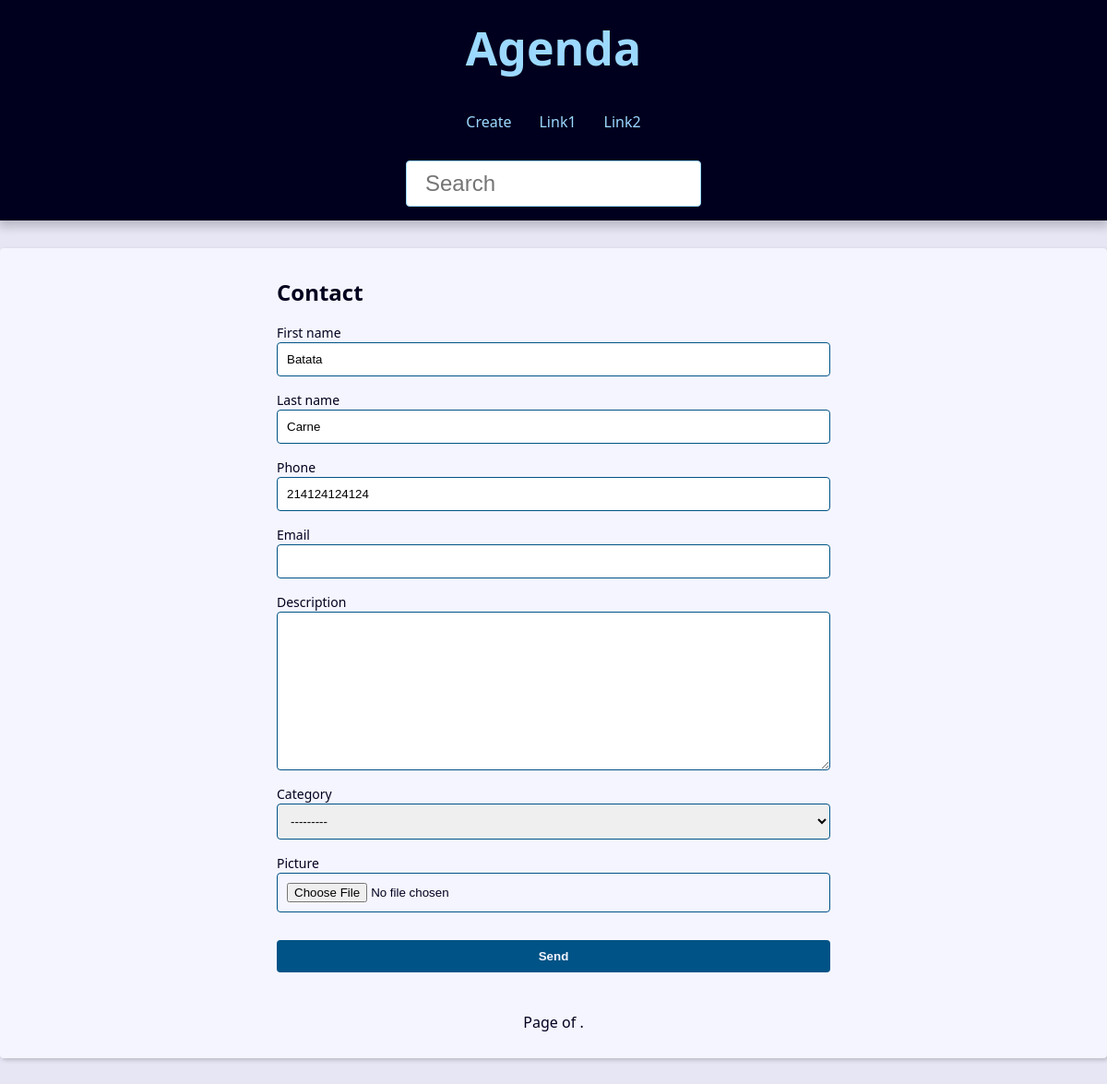
Page /contact/1003/update/ on the committed database.
### contact/models.py (models this page shows, shortened)
class Contact(models.Model):
    class Meta:
        verbose_name = 'Contato'
        verbose_name_plural = 'Contatos'
    first_name = models.CharField(max_length=50)
    last_name = models.CharField(max_length=50, blank=True)
    phone = models.CharField(max_length=50, blank=True)
    email = models.EmailField(max_length=254, blank=True)
    create_date = models.DateTimeField(default=timezone.now)
    description = models.TextField(blank=True)
    show = models.BooleanField(default=True)
    picture = models.ImageField(blank=True, upload_to='pictures/%Y/%M/')
    category = models.ForeignKey(Category, on_delete=models.SET_NULL,
                                 blank=True, null=True)
    owner = models.ForeignKey(User, on_delete=models.SET_NULL,
                                 blank=True, null=True)

### contact/views/contact_forms.py (the view, shortened to what this page needs)
# urls.py: path('contact/<int:contact_id>/update/', views.update, name='update'),
def update(request, contact_id):
    contact = get_object_or_404(
        Contact, pk=contact_id, show=True
    )
    form_action = reverse('contact:update', args=(contact_id,))
    context = {
        'form': ContactForm(instance=contact),
        'form_action': form_action,
    }
    return render(
        request,
        'contact/create.html',
        context
    )

### contact/forms.py (shortened to what this page needs)
class ContactForm(forms.ModelForm):
    picture = forms.ImageField(
        widget=forms.FileInput(
            attrs={
                'accept': 'image/*',
            }
        )
    )
    class Meta:
        model = models.Contact
        fields = (
            'first_name','last_name','phone',
            'email','description','category',
            'picture',
        )

### contact/models.py (called while the page is built)
    def __str__(self) -> str:
        return self.name

### contact/templates/contact/create.html (shortened to what this page needs)
{% extends 'global/base.html' %}
{% block content %}
  <div class="form-wrapper">
    <h2>Contact</h2>
    <form
      action=" {% url 'contact:create' %}"
      method="POST"
      enctype="multipart/form-data"
    >
      <div class="form-content">
        {% for field in form %}
          <div class="form-group">
            <label for="{{ field.id_for_label }}">{{ field.label }}</label>
            {{ field }}
          </div>
        {% endfor %}
      </div>
      <div class="form-content">
        <div class="form-group">
          <button class="btn" type="submit">Send</button>
        </div>
      </div>
    </form>
  </div>
{% endblock content %}

### base_static/global/css/style.css (style rules this page uses)
:root { --spacing: 1.5rem; --link-dark-color: rgb(0, 83, 134); --link-light-color: rgb(156, 217, 255); --clr-white: rgb(245, 245, 255); --clr-black: rgb(0, 0, 30); --clr-light-gray: rgb(230, 230, 245); --clr-dark-shadow-5: rgba(0, 0, 10, 5%); --clr-dark-shadow-10: rgba(0, 0, 10, 10%); --clr-dark-shadow-20: rgba(0, 0, 10, 20%); --clr-light-shadow-5: rgba(200, 200, 255, 5%); --clr-light-shadow-10: rgba(200, 200, 255, 10%); --clr-light-shadow-20: rgba(200, 200, 255, 20%); --main-page-width: 120rem; --table-min-width: 60rem; --biggest-font-size: 5rem; --bigger-font-size: 4rem; --big-font-size: 3.2rem; --medium-font-size: 2.4rem; --small-font-size: 1.6rem; --smaller-font-size: 1.4rem; --smallest-font-size: 1.2rem; --transition-fast: 300ms; --transition-medium: 600ms; --transition-slow: 1s; --default-border-radius: 4px; }
*, *::before, *::after { margin: 0; padding: 0; box-sizing: border-box; }
html { font-size: 62.5%; }
body { font-family: system-ui, -apple-system, BlinkMacSystemFont, 'Segoe UI', Roboto, Oxygen, Ubuntu, Cantarell, 'Open Sans', 'Helvetica Neue', sans-serif; line-height: 1.5; font-size: var(--small-font-size); color: var(--clr-black); -webkit-font-smoothing: antialiased; background: var(--clr-light-gray); }
.form-wrapper { max-width: 60rem; margin: var(--spacing) auto; }
.form-content { margin: var(--spacing) 0; }
.form-group { display: flex; flex-direction: column; padding-bottom: var(--spacing); }
.form-group input, .form-group textarea, .form-group select { padding: 1rem; border-radius: var(--default-border-radius); border: 1px solid var(--link-dark-color); }
.form-group label { font-size: var(--smaller-font-size); }
.btn { background-color: var(--link-dark-color); color: var(--clr-white); font-weight: bold; border: none; padding: 1rem 2rem; border-radius: var(--default-border-radius); cursor: pointer; transition: filter var(--transition-fast) ease-in-out; }

### rows in the picture
Contact: form "Batata" "Carne" "214124124124" "---------"

### other values in the picture
{{ field.label }} "First name" "Last name" "Phone" "Email" "Description" "Category" "Picture"
